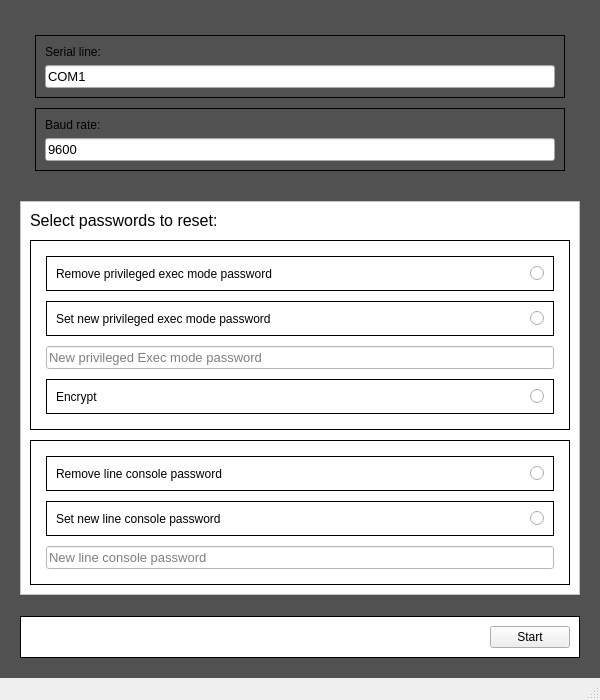
<?xml version="1.0" encoding="UTF-8"?>
<ui version="4.0">
 <class>MainWindow</class>
 <widget class="QMainWindow" name="MainWindow">
  <property name="geometry">
   <rect>
    <x>0</x>
    <y>0</y>
    <width>600</width>
    <height>700</height>
   </rect>
  </property>
  <property name="font">
   <font>
    <family>MS Shell Dlg 2</family>
   </font>
  </property>
  <property name="windowTitle">
   <string>MainWindow</string>
  </property>
  <widget class="QWidget" name="centralwidget">
   <property name="styleSheet">
    <string notr="true">#centralwidget {
	background:rgb(81, 81, 81);
}</string>
   </property>
   <layout class="QVBoxLayout" name="verticalLayout" stretch="0,0,0,0">
    <property name="spacing">
     <number>15</number>
    </property>
    <property name="leftMargin">
     <number>20</number>
    </property>
    <property name="topMargin">
     <number>20</number>
    </property>
    <property name="rightMargin">
     <number>20</number>
    </property>
    <property name="bottomMargin">
     <number>20</number>
    </property>
    <item>
     <widget class="QFrame" name="configuration_frame">
      <property name="styleSheet">
       <string notr="true">#port_selection_frame {
	border: 1px solid black;
	background: white;
}</string>
      </property>
      <layout class="QVBoxLayout" name="verticalLayout_4" stretch="0,0">
       <property name="spacing">
        <number>10</number>
       </property>
       <property name="leftMargin">
        <number>15</number>
       </property>
       <property name="topMargin">
        <number>15</number>
       </property>
       <property name="rightMargin">
        <number>15</number>
       </property>
       <property name="bottomMargin">
        <number>15</number>
       </property>
       <item>
        <widget class="QFrame" name="com_port_selection_frame">
         <property name="sizePolicy">
          <sizepolicy hsizetype="Preferred" vsizetype="Preferred">
           <horstretch>0</horstretch>
           <verstretch>0</verstretch>
          </sizepolicy>
         </property>
         <property name="styleSheet">
          <string notr="true">.QFrame{
	border: 1px solid black;
}</string>
         </property>
         <layout class="QVBoxLayout" name="verticalLayout_5">
          <item>
           <widget class="QLabel" name="port_selector_label">
            <property name="text">
             <string>Serial line:</string>
            </property>
           </widget>
          </item>
          <item>
           <widget class="QLineEdit" name="lineEdit">
            <property name="maximumSize">
             <size>
              <width>16777215</width>
              <height>16777215</height>
             </size>
            </property>
            <property name="font">
             <font>
              <pointsize>10</pointsize>
             </font>
            </property>
            <property name="text">
             <string>COM1</string>
            </property>
            <property name="placeholderText">
             <string>COM1</string>
            </property>
           </widget>
          </item>
         </layout>
        </widget>
       </item>
       <item>
        <widget class="QFrame" name="baud_rate_frame">
         <property name="styleSheet">
          <string notr="true">.QFrame {
	border: 1px solid black
}</string>
         </property>
         <property name="frameShape">
          <enum>QFrame::StyledPanel</enum>
         </property>
         <property name="frameShadow">
          <enum>QFrame::Raised</enum>
         </property>
         <layout class="QVBoxLayout" name="verticalLayout_6">
          <item>
           <widget class="QLabel" name="label_4">
            <property name="text">
             <string>Baud rate: </string>
            </property>
           </widget>
          </item>
          <item>
           <widget class="QLineEdit" name="lineEdit_2">
            <property name="font">
             <font>
              <pointsize>10</pointsize>
             </font>
            </property>
            <property name="text">
             <string>9600</string>
            </property>
            <property name="placeholderText">
             <string>Baud rate</string>
            </property>
           </widget>
          </item>
         </layout>
        </widget>
       </item>
      </layout>
     </widget>
    </item>
    <item>
     <widget class="QFrame" name="password_reset_frame">
      <property name="styleSheet">
       <string notr="true">background:white</string>
      </property>
      <property name="frameShape">
       <enum>QFrame::StyledPanel</enum>
      </property>
      <property name="frameShadow">
       <enum>QFrame::Raised</enum>
      </property>
      <layout class="QVBoxLayout" name="verticalLayout_7">
       <property name="spacing">
        <number>10</number>
       </property>
       <item>
        <widget class="QLabel" name="label_3">
         <property name="sizePolicy">
          <sizepolicy hsizetype="Preferred" vsizetype="Preferred">
           <horstretch>0</horstretch>
           <verstretch>0</verstretch>
          </sizepolicy>
         </property>
         <property name="font">
          <font>
           <pointsize>12</pointsize>
          </font>
         </property>
         <property name="styleSheet">
          <string notr="true"/>
         </property>
         <property name="text">
          <string>Select passwords to reset:</string>
         </property>
        </widget>
       </item>
       <item>
        <widget class="QFrame" name="privileged_exec_mode_frame">
         <property name="styleSheet">
          <string notr="true">#privileged_exec_mode_frame {
	border: 1px solid black;
	background: white;
}</string>
         </property>
         <layout class="QVBoxLayout" name="verticalLayout_2" stretch="0,0,0,0">
          <property name="spacing">
           <number>10</number>
          </property>
          <property name="leftMargin">
           <number>15</number>
          </property>
          <property name="topMargin">
           <number>15</number>
          </property>
          <property name="rightMargin">
           <number>15</number>
          </property>
          <property name="bottomMargin">
           <number>15</number>
          </property>
          <item>
           <widget class="QFrame" name="reset_privileged_exec_mode_frame">
            <property name="styleSheet">
             <string notr="true">.QFrame{
	border: 1px solid black;
}</string>
            </property>
            <layout class="QHBoxLayout" name="horizontalLayout">
             <item>
              <widget class="QLabel" name="privileged_exec_mode_password_label">
               <property name="text">
                <string>Remove privileged exec mode password</string>
               </property>
              </widget>
             </item>
             <item alignment="Qt::AlignRight">
              <widget class="QRadioButton" name="remove_privileged_exec_mode_toggle">
               <property name="text">
                <string/>
               </property>
              </widget>
             </item>
            </layout>
           </widget>
          </item>
          <item>
           <widget class="QFrame" name="new_privileged_exec_mode_password_frame">
            <property name="styleSheet">
             <string notr="true">.QFrame{
	border: 1px solid black;
}
</string>
            </property>
            <property name="frameShape">
             <enum>QFrame::StyledPanel</enum>
            </property>
            <property name="frameShadow">
             <enum>QFrame::Raised</enum>
            </property>
            <layout class="QHBoxLayout" name="horizontalLayout_2">
             <item>
              <widget class="QLabel" name="label">
               <property name="styleSheet">
                <string notr="true"/>
               </property>
               <property name="text">
                <string>Set new privileged exec mode password</string>
               </property>
              </widget>
             </item>
             <item alignment="Qt::AlignRight">
              <widget class="QRadioButton" name="set_new_privileged_exec_mode_password_toggle">
               <property name="text">
                <string/>
               </property>
              </widget>
             </item>
            </layout>
           </widget>
          </item>
          <item>
           <widget class="QLineEdit" name="privileged_exec_mode_password_input">
            <property name="sizePolicy">
             <sizepolicy hsizetype="Preferred" vsizetype="Fixed">
              <horstretch>0</horstretch>
              <verstretch>0</verstretch>
             </sizepolicy>
            </property>
            <property name="font">
             <font>
              <pointsize>10</pointsize>
             </font>
            </property>
            <property name="styleSheet">
             <string notr="true"/>
            </property>
            <property name="text">
             <string/>
            </property>
            <property name="echoMode">
             <enum>QLineEdit::Password</enum>
            </property>
            <property name="placeholderText">
             <string>New privileged Exec mode password</string>
            </property>
           </widget>
          </item>
          <item>
           <widget class="QFrame" name="frame">
            <property name="styleSheet">
             <string notr="true">.QFrame {
	border: 1px solid black;
}</string>
            </property>
            <property name="frameShape">
             <enum>QFrame::StyledPanel</enum>
            </property>
            <property name="frameShadow">
             <enum>QFrame::Raised</enum>
            </property>
            <layout class="QHBoxLayout" name="horizontalLayout_3">
             <item>
              <widget class="QLabel" name="encrypt_label">
               <property name="text">
                <string>Encrypt</string>
               </property>
              </widget>
             </item>
             <item alignment="Qt::AlignRight">
              <widget class="QRadioButton" name="encrypt_privileged_exec_mode_password_toggle">
               <property name="text">
                <string/>
               </property>
              </widget>
             </item>
            </layout>
           </widget>
          </item>
         </layout>
        </widget>
       </item>
       <item>
        <widget class="QFrame" name="line_console_frame">
         <property name="styleSheet">
          <string notr="true"> #line_console_frame {
	border: 1px solid black;
	background: white;
}</string>
         </property>
         <layout class="QVBoxLayout" name="verticalLayout_3" stretch="0,0,0">
          <property name="spacing">
           <number>10</number>
          </property>
          <property name="leftMargin">
           <number>15</number>
          </property>
          <property name="topMargin">
           <number>15</number>
          </property>
          <property name="rightMargin">
           <number>15</number>
          </property>
          <property name="bottomMargin">
           <number>15</number>
          </property>
          <item>
           <widget class="QFrame" name="reset_line_console_password_frame">
            <property name="styleSheet">
             <string notr="true">.QFrame{
	border: 1px solid black;
}</string>
            </property>
            <layout class="QHBoxLayout" name="horizontalLayout_4">
             <item>
              <widget class="QLabel" name="line_console_password_label">
               <property name="text">
                <string>Remove line console password</string>
               </property>
              </widget>
             </item>
             <item alignment="Qt::AlignRight">
              <widget class="QRadioButton" name="remove_line_console_password_toggle">
               <property name="text">
                <string/>
               </property>
              </widget>
             </item>
            </layout>
           </widget>
          </item>
          <item>
           <widget class="QFrame" name="new_line_console_password_frame">
            <property name="styleSheet">
             <string notr="true">.QFrame{
	border: 1px solid black;
}</string>
            </property>
            <property name="frameShape">
             <enum>QFrame::StyledPanel</enum>
            </property>
            <property name="frameShadow">
             <enum>QFrame::Raised</enum>
            </property>
            <layout class="QHBoxLayout" name="horizontalLayout_7">
             <item>
              <widget class="QLabel" name="label_2">
               <property name="text">
                <string>Set new line console password</string>
               </property>
              </widget>
             </item>
             <item alignment="Qt::AlignRight">
              <widget class="QRadioButton" name="new_line_console_password_toggle">
               <property name="text">
                <string/>
               </property>
              </widget>
             </item>
            </layout>
           </widget>
          </item>
          <item>
           <widget class="QLineEdit" name="line_console_password_input">
            <property name="sizePolicy">
             <sizepolicy hsizetype="Preferred" vsizetype="Fixed">
              <horstretch>0</horstretch>
              <verstretch>0</verstretch>
             </sizepolicy>
            </property>
            <property name="font">
             <font>
              <pointsize>10</pointsize>
             </font>
            </property>
            <property name="styleSheet">
             <string notr="true"/>
            </property>
            <property name="text">
             <string/>
            </property>
            <property name="echoMode">
             <enum>QLineEdit::Password</enum>
            </property>
            <property name="placeholderText">
             <string>New line console password</string>
            </property>
           </widget>
          </item>
         </layout>
        </widget>
       </item>
      </layout>
     </widget>
    </item>
    <item>
     <spacer name="verticalSpacer">
      <property name="orientation">
       <enum>Qt::Vertical</enum>
      </property>
      <property name="sizeHint" stdset="0">
       <size>
        <width>20</width>
        <height>40</height>
       </size>
      </property>
     </spacer>
    </item>
    <item>
     <widget class="QFrame" name="confirm_frame">
      <property name="styleSheet">
       <string notr="true">.QFrame{
	border: 1px solid black;
	background: white;
}</string>
      </property>
      <layout class="QHBoxLayout" name="horizontalLayout_5">
       <item alignment="Qt::AlignRight">
        <widget class="QPushButton" name="confirm_button">
         <property name="text">
          <string>Start</string>
         </property>
        </widget>
       </item>
      </layout>
     </widget>
    </item>
   </layout>
  </widget>
  <widget class="QStatusBar" name="statusbar"/>
 </widget>
 <tabstops>
  <tabstop>remove_privileged_exec_mode_toggle</tabstop>
 </tabstops>
 <resources/>
 <connections/>
</ui>
